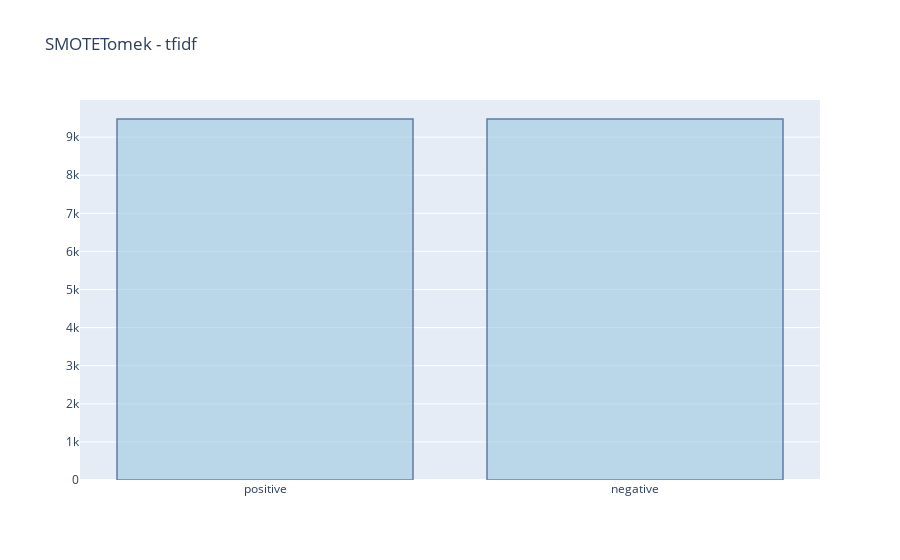

This figure's notebook cell:
### Code cell
from imblearn.combine import SMOTETomek
smk = SMOTETomek(random_state=2)
xtrain_tfidf_smt, ytrain_tfidf_smt = smk.fit_sample(xtrain_tfidf, ytrain_tfidf)

#visualising the imbalanced data tranform into balanced one after the resampling technique
count_classes = pd.value_counts(ytrain_tfidf_smt, sort = True)
x = ['positive', 'negative']
y = [count_classes[0], count_classes[1]]

# Use the hovertext kw argument for hover text
fig = go.Figure(data=[go.Bar(x=x, y=y)])
# Customize aspect
fig.update_traces(marker_color='rgb(158,202,225)', marker_line_color='rgb(8,48,107)',
                  marker_line_width=1.5, opacity=0.6)
fig.update_layout(title_text='SMOTETomek - tfidf')
fig.show()

### Figure 1 — Plotly figure (JSON) as saved in the notebook; plotly's stock layout.template omitted (floating-point values rounded to 4 significant figures)
{"data": [{"marker": {"color": "rgb(158,202,225)", "line": {"color": "rgb(8,48,107)", "width": 1.5}}, "opacity": 0.6, "type": "bar", "x": ["positive", "negative"], "y": [9475, 9475]}], "layout": {"title": {"text": "SMOTETomek - tfidf"}}}
